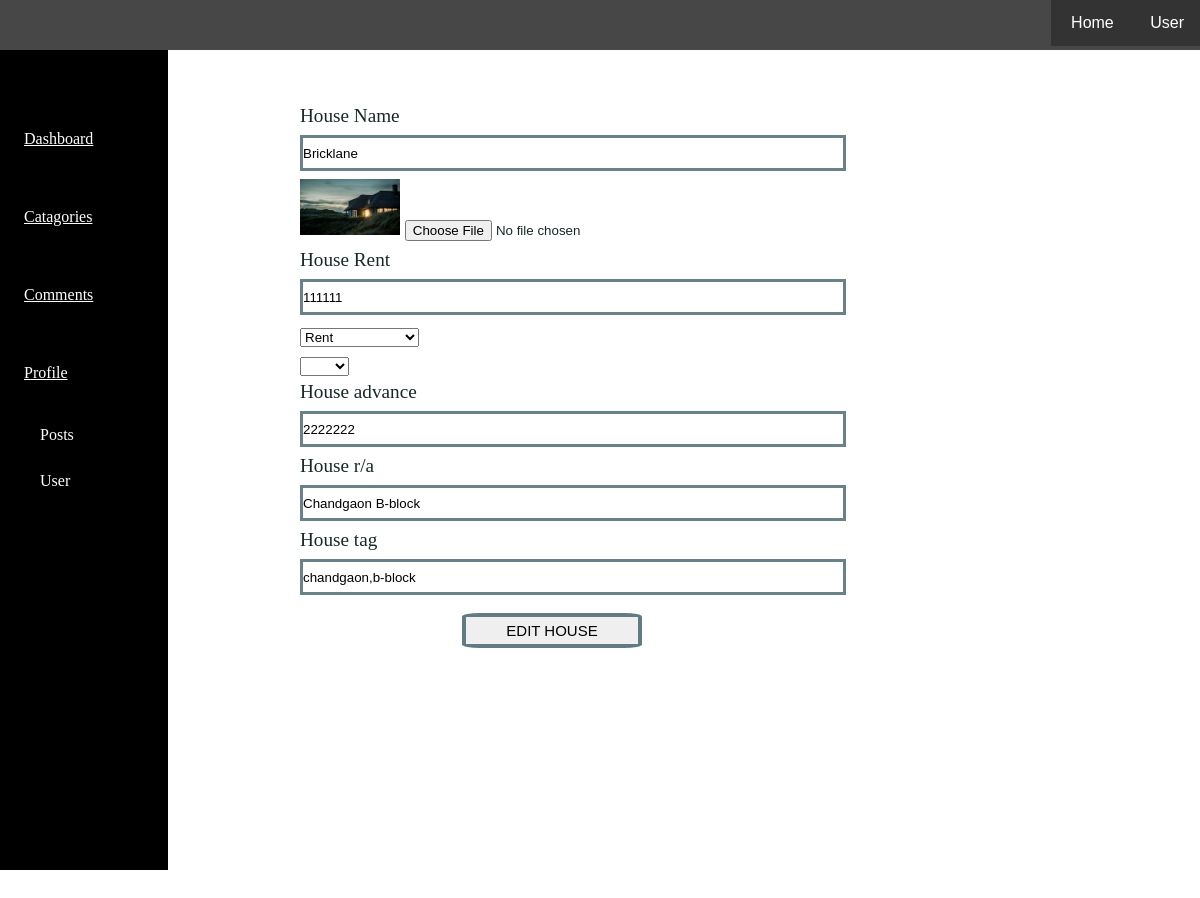
The page /includes/pagefiles/admin/posts.php?source=edit_houses&h_id=2 (signed in) on the database its author committed.
### tables this page shows
CREATE TABLE `house` (
  `house_id` int(11) NOT NULL,
  `house_cat_id` int(11) NOT NULL,
  `house_name` varchar(255) NOT NULL,
  `house_img` text NOT NULL,
  `house_rent` varchar(255) NOT NULL,
  `advance` varchar(255) NOT NULL,
  `date` date NOT NULL,
  `ra_name` varchar(255) NOT NULL,
  `house_tags` varchar(255) NOT NULL,
  `house_comment_count` int(11) NOT NULL
);

### includes/pagefiles/admin/adincludes/edit_houses.php (the view, shortened to what this page needs)
<!DOCTYPE html>
<html lang="en">
<head>
</head>
<body>
    <h2 style="color:white; font-size:300%; text-align:center">
    </h2>
<?php
        if(isset($_GET['h_id'])){
            $h_id = $_GET['h_id'];
       $select_home = "SELECT * FROM house WHERE house_id={$h_id}";
       $select_home_query = mysqli_query($connection,$select_home);
       while($row = mysqli_fetch_assoc($select_home_query)){
           $house_name = $row['house_name'];
           $house_img = $row['house_img'];
           $house_rent = $row['house_rent'];
           $house_adv = $row['advance'];
           $house_ra = $row['ra_name'];
           $house_tag = $row['house_tags'];
           $house_status = $row['house_status'];
        }
        }
?>
    <div class="form">
        <form action="" enctype="multipart/form-data" method="post">
            <div class="inputs">
                <label for="">House Name</label>
                <input type="text" name="housename" value="<?php echo $house_name; ?>" >
            </div>
            <div class="inputs">
                <img src="../images/<?php echo $house_img ?>" name="houseimage" alt="" style="width: 100px;">
                <input type="file" name="houseimg2">
            </div>
            <div class="inputs">
                <label for="">House Rent</label>
                <input type="text" name="houserent" value="<?php echo $house_rent; ?>">
            </div>
            <div class="inputs">
                <select name="catagory_selection" id="" style="margin: 5px 0px;">
<?php
                    $select_cat_query = "SELECT * FROM catagories";
                    $selected = mysqli_query($connection,$select_cat_query);
                        while($row = mysqli_fetch_assoc($selected))
                 {
                     $cat_title = $row['cat_title'];
                    echo "<option value=''>$cat_title</option>";
                        }
?>
                </select>
            </div>
            <div class="input">
                <select name="house_status" id="" style="margin: 5px 0px;">
                    <option value="<?php echo "$house_status" ?>"><?php echo "$house_status" ?></option>
                <?php
                        if($house_status == 'draft')
                        {
                            echo "<option value='published'>published</option>";
                        }
                        else
                            echo "<option value='draft'>draft</option>";
                ?>
                </select>
            </div>
            <div class="inputs">
                <label for="">House advance</label>
                <input type="text" name="houseadvance" value="<?php echo $house_adv; ?>">
            </div>
            <div class="inputs">
                <label for="">House r/a</label>
                <input type="text" name="housera" value="<?php echo $house_ra; ?>">
            </div>
            <div class="inputs">
                <label for="">House tag</label>
                <input type="text" name="housetags" value="<?php echo $house_tag; ?>">
            </div>
            <div class="inputs">
                <input type="submit" name="edithouse" value="EDIT HOUSE">
            </div>
        </form>
        </div>
</body>
</html>

### includes/pagefiles/admin/admin_design.css (style rules this page uses)
* { margin: 0; padding: 0; }
body { height: 200vh; }

### includes/pagefiles/admin/posts.php (style rules this page uses)
input[type=text] { width: 90%; height: 30px; border: 3px solid rgba(0, 41, 54, 0.59); }
input[type=submit] { margin: 2% 0; width: 30%; height: 35spx; font-size: 15px; border: 4px solid rgba(0, 41, 54, 0.59); border-radius: 10%; }
h2 { color: red; }

### includes/pagefiles/admin/adincludes/edit_houses.php (style rules this page uses)
input[type=text], input[type=date], input[type=file] { margin: 8px 0; }
input[type=submit] { padding: 5px 0%; margin: 10px 27%; }
.form { width: 50%; margin: 0 auto; font-size: 120%; color: #182727; }

### rows shown on the page
house: housename "Bricklane", house_img (picture), houserent "111111", houseadvance "2222222", housera "Chandgaon B-block", housetags "chandgaon,b-block"

### other values the page prints
form field catagory_selection "Rent"
